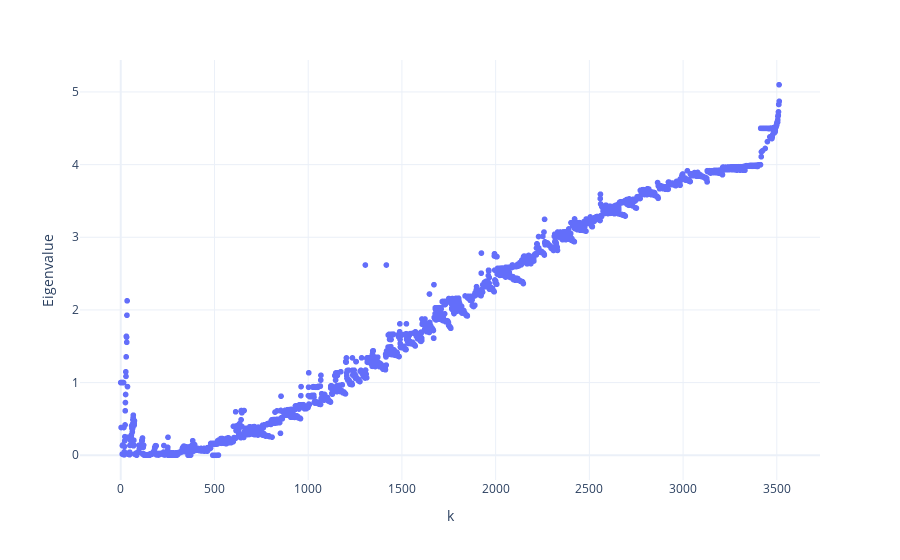

Notebook code for this chart:
### Code cell
fig = px.scatter(x=list(range(0, len(e))), y=e)
fig.update_layout(template='plotly_white')
fig.update_xaxes(title="k")
fig.update_yaxes(title="Eigenvalue")
fig.show()

### Figure 1 — Plotly figure (JSON) as saved in the notebook; plotly's stock layout.template omitted (floating-point values rounded to 4 significant figures; data arrays with more than 128 entries replaced by an {"elided": "..."} marker saying what was removed)
{"data": [{"hovertemplate": "x=%{x}<br>y=%{y}<extra></extra>", "legendgroup": "", "marker": {"color": "#636efa", "symbol": "circle"}, "mode": "markers", "name": "", "showlegend": false, "type": "scattergl", "x": {"elided": "3514 int values"}, "xaxis": "x", "y": {"elided": "3514 float values"}, "yaxis": "y"}], "layout": {"legend": {"tracegroupgap": 0}, "margin": {"t": 60}, "xaxis": {"anchor": "y", "domain": [0, 1], "title": {"text": "k"}}, "yaxis": {"anchor": "x", "domain": [0, 1], "title": {"text": "Eigenvalue"}}}}
